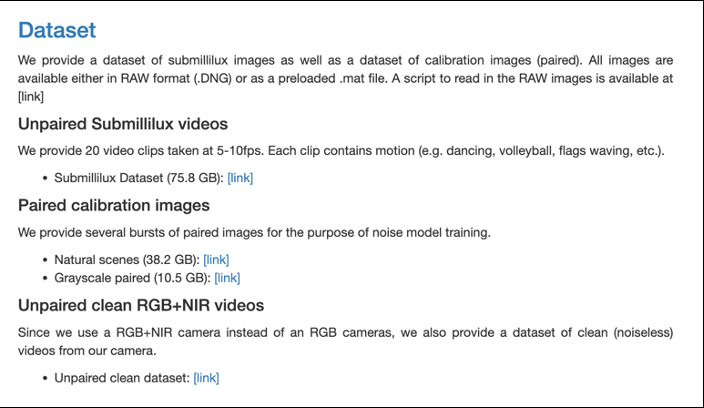
#> input picture img/dataset.png, 704 x 408 px
$ python -i post_processing.py   (imports and definitions only)
#> lines starting #> are read from the running program, lines starting #| are printed output that depends on the picture; after the words box and inside, x2 and y2 are one past the last pixel; in counts of white or black regions, pixels touching at a corner belong together
import numpy as np
import cv2
import scipy.io

# [90 lines left out: functions bayer_bilinear, ccm_3x3, ccm_3x4, ccm2_3x4, ccm2_3x3, not called in this run]


import cv2
# [27 lines left out: function white_balance, not called in this run]

def mult(image, a=2.5):
    return image*a

def clip(image):
    return np.clip(image, 0, 1)

def gamma(image, gamma = 2.2):
    return image**(1/gamma)

# [13 lines left out: functions process, process_contrast, not called in this run]

def lerp(a, b, l):
    return (1 - l) * a + l * b

def rgb2lum(image):
    return 0.27 * image[..., 0] + 0.67 * image[..., 1] + 0.06 * image[..., 2]

def saturation(img, param=np.array([.5,.5,.5])):
    img = img.astype('float32')
    img = np.minimum(img, np.ones_like(img))
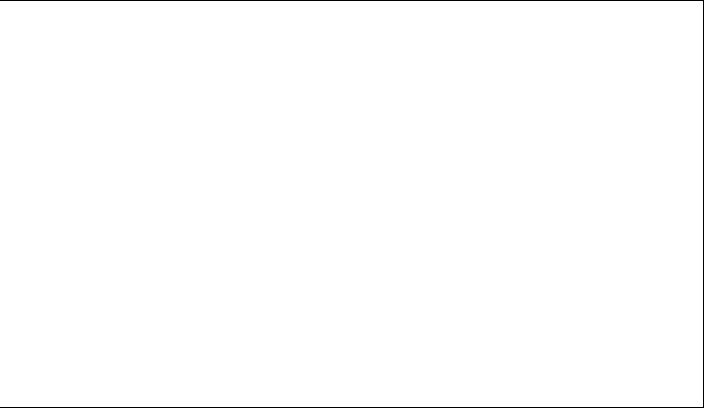
#> img: shape (408, 704, 3) float32; values 0 (black) and 1 (white), 99.4% white; black in thin lines or dots

    if len(img.shape)==3:
        hsv = cv2.cvtColor(img, cv2.COLOR_RGB2HSV)
#> hsv: shape (408, 704, 3) float32; mean H, S, V 0, 0, 0.994
    elif len(img.shape)==4:
        hsv_new = np.empty_like(img)
        for i in range(0,img.shape[0]):
            hsv_new[i] = cv2.cvtColor(img[i].astype('float32'), cv2.COLOR_RGB2HSV)
        hsv = hsv_new
    else:
        print('invalid image shape')

    enhanced_s = hsv[...,1] + (1 - hsv[...,1]) * (0.5 - np.abs(0.5 - hsv[...,2])) * 0.8
#> enhanced_s: shape (408, 704) float32; every value is 0


    new_HSV = np.stack([hsv[...,0], enhanced_s, hsv[...,2]], -1)

    if len(img.shape)==3:
        full_color = cv2.cvtColor(new_HSV, cv2.COLOR_HSV2RGB)
    elif len(img.shape)==4:
        full_color_new = np.empty_like(img)
        for i in range(0,img.shape[0]):
            full_color_new[i] = cv2.cvtColor(new_HSV[i], cv2.COLOR_HSV2RGB)
        full_color = full_color_new
    img_param = 1-param
#> img_param = [0.5, 0.5, 0.5]
    return img*img_param +full_color*param

# [7 lines left out: function contrast, not called in this run]

>>> import cv2
>>> picture = cv2.cvtColor(cv2.imread('../img/dataset.png'), cv2.COLOR_BGR2RGB)
>>> result = saturation(picture)

$ run again, on img/paper_small.png
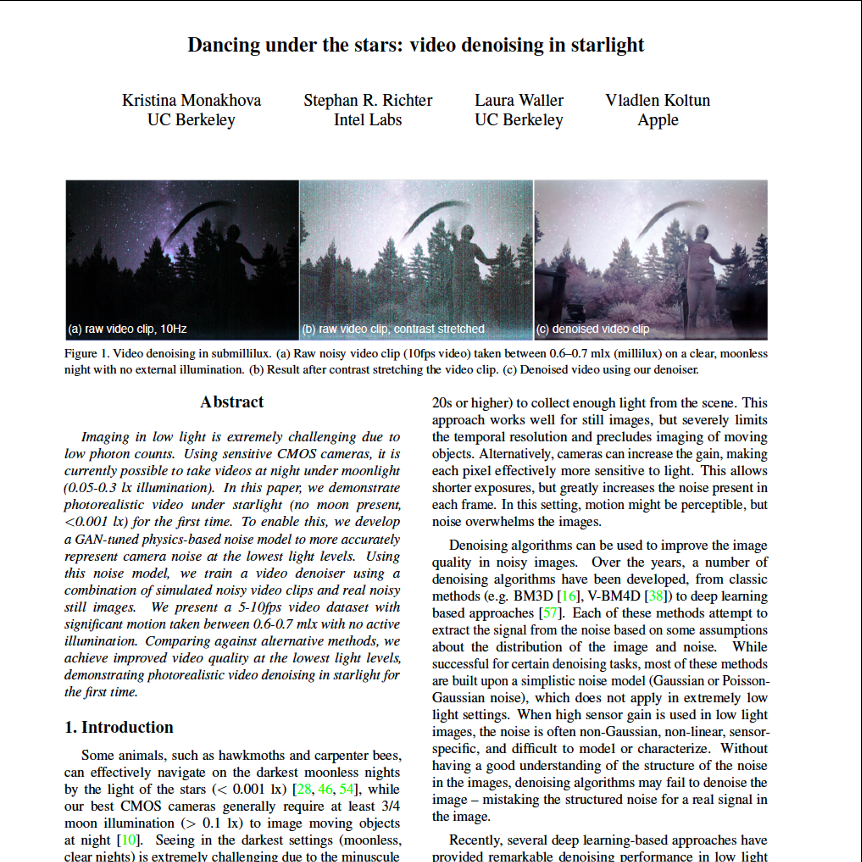
#> input picture img/paper_small.png, 862 x 862 px
#> hsv: shape (862, 862, 3) float32; mean H, S, V 2.2, 0, 1
#> in saturation, `enhanced_s = hsv[...,1] + (1 - hsv[...,1]) * (0.5 - np.abs(0.5 - hsv[...`:
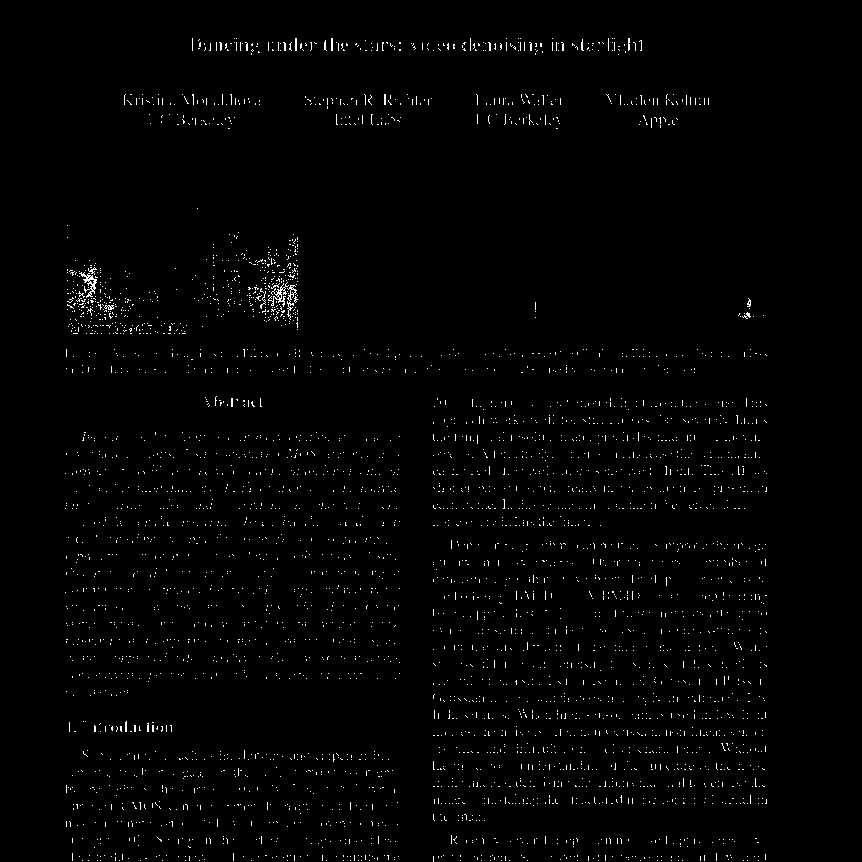
#> enhanced_s: shape (862, 862) float32; values 0 (black) and 1 (white), 1.2% white in thin lines or dots, all inside (x1, y1, x2, y2) = (65, 38, 767, 862)
#> img_param = [0.5, 0.5, 0.5]
#> in saturation, `return img*img_param +full_color*param`:
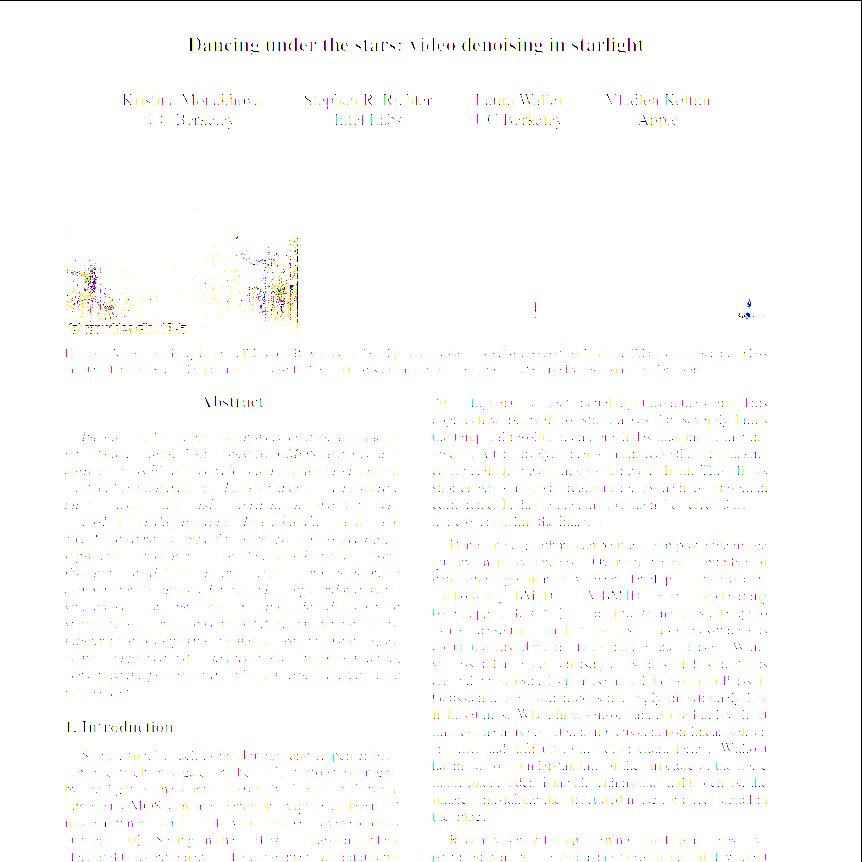
#> returned value: shape (862, 862, 3) float64; mean of channels 0, 1, 2 0.99, 0.991, 0.994; drawn as B, G, R
